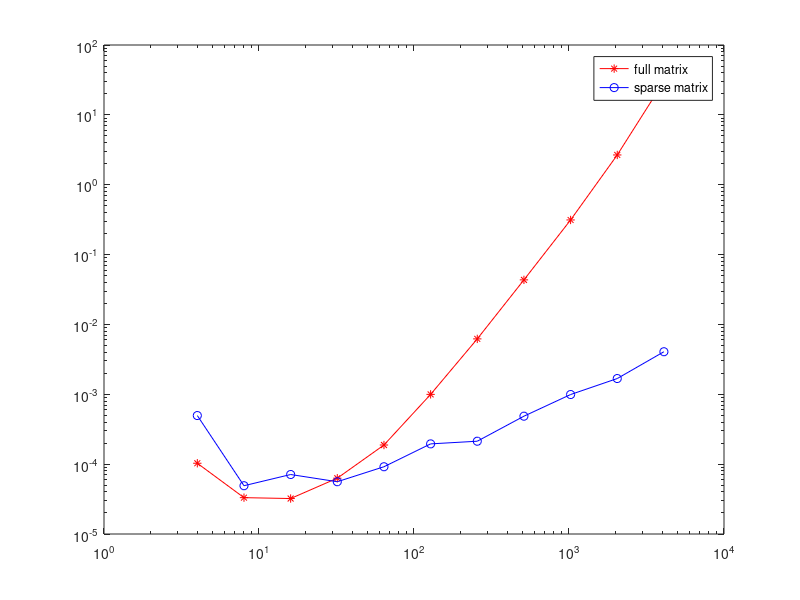

This figure's MATLAB source:
sizes = 2 .^ (2:1:12);
runs = 5;
iterNr = 1;

fullTimes = zeros(size(sizes, 1), 1);
sparseTimes = zeros(size(sizes, 1), 1);

for n = sizes
  fullT = realmax;
  sparseT = realmax;
  
  for r = runs
    u = rand(n, 1);
    v = rand(n - 1, 1);
    w = rand(n - 2, 1);
    b = rand(n, 1);
    
    % sparse, didn't use `sparselu` as I don't want to measure the time we
    % need to build our sparse matrix.
      B = [u [0; v] [w; 0; 0]];

      A = spdiags(B, [0, 1, -2], n, n);

    tic;
      [L, U] = lu(A);

      c = L \ b;
      x = U \ c;
    sparseT = min(toc, sparseT);
    
    % full
    fullA = full(A);
    tic;
      [L2, U2] = lu(fullA);
      c2 = L2 \ b;
      x2 = U2 \ c2;
    fullT = min(toc, fullT);
  end
  
  fullTimes(iterNr) = fullT;
  sparseTimes(iterNr) = sparseT;
  
  iterNr = iterNr + 1;
end

loglog(sizes, fullTimes, 'r-*', sizes, sparseTimes, 'b-o');
legend('full matrix', 'sparse matrix');